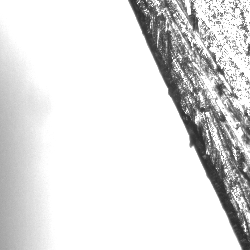
#> input picture line_imgs/lines_0.png, 250 x 250 px; its folder holds only this picture in this run
$ python find_edge.py   (Python 2 division)
#> lines starting #> are read from the running program, lines starting #| are printed output that depends on the picture; after the words box and inside, x2 and y2 are one past the last pixel; in counts of white or black regions, pixels touching at a corner belong together
#> in main, img is the input picture: shape (250, 250); min 40, max 255, mean 223.1
import cv2
import matplotlib.pyplot as plt
import numpy as np

def get_key(my_dict,val):
    for key, value in my_dict.items():
         if val == value:
             return key
    return None

def first_nonzero(my_list):
    ind=0
    for ai,a in enumerate(my_list):
        if a > 0 :
            ind=ai
            break
    for ai,a in enumerate(my_list[::-1]):
        if a > 0 :
            if ai > ind :
                return len(my_list)-ai
            else :
                return ind
    return 0

def find_edge(img):

    edges = cv2.Canny(img,100,100)
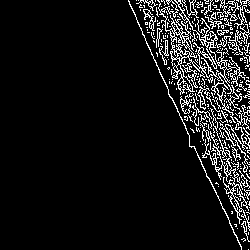
#> edges: shape (250, 250); 8.8% white in thin lines or dots, all inside (x1, y1, x2, y2) = (128, 0, 250, 250)

    if edges is None :
        print 'canny failed'
        return None

    top = edges[0,:]/255.
#> top = 250 values, max 1 at index 128, min 0 at index 0, mean 0.2
    bot = edges[-1,:]/255.
#> bot = 250 values, max 1 at index 241, min 0 at index 0, mean 0.008
    left = edges[:,0]/255.
#> left = 250 values from 0 to 0
    right = edges[:,-1]/255.
#> right = 250 values, max 1 at index 1, min 0 at index 0, mean 0.364

    ind = np.arange(0,250,1)

    top_sum = sum(top) ; #print top_sum
#> top_sum = 50
    bot_sum = sum(bot) ; #print bot_sum
#> bot_sum = 2
    left_sum = sum(left) ; #print left_sum
#> left_sum = 0
    right_sum = sum(right) ; #print right_sum
#> right_sum = 91

    sums = [top_sum,bot_sum,left_sum,right_sum]
#> sums = [50, 2, 0, 91]
    sums_dict = {'t':top_sum,
                 'b':bot_sum,
                 'l':left_sum,
                 'r':right_sum}
#> sums_dict = {'t': 50, 'b': 2, 'l': 0, 'r': 91}
    ind_dict = {'t':top,
                'b':bot,
                'r':right,
                'l':left}

    if 0 in sums :
        sums.pop(sums.index(0))
        if 0 in sums :
            sums.pop(sums.index(0))
        else :
            sums.pop(sums.index(max(sums)))
    else :
        sums.pop(sums.index(max(sums)))
        sums.pop(sums.index(max(sums)))

    #print sums
    x1_side = get_key(sums_dict,sums[0])
#> the loop in get_key, `for key, value in my_dict.items():` made 1 pass
#> (key, value) on pass 1: ('t', 50)
#> x1_side = 't'
    if x1_side == None :
        print 'failed to find x1_side'
        return None
    x1_ind = first_nonzero(ind_dict[x1_side])
#> the loop in first_nonzero, `for ai,a in enumerate(my_list):` made 129 passes
#> ind on pass 129: 128
#> the loop in first_nonzero, `for ai,a in enumerate(my_list[::-1]):` made 2 passes
#> (ai, a) on passes 1 to 2: (0, 0), (1, 1)
#> x1_ind = 128
    x2_side = get_key(sums_dict,sums[1])
#> the loop in get_key, `for key, value in my_dict.items():` made 2 passes
#> (key, value) on passes 1 to 2: ('t', 50), ('b', 2)
#> x2_side = 'b'
    if x1_side == None :
        print 'failed to find x1_side'
        return None
    x2_ind = first_nonzero(ind_dict[x2_side])
#> the loop in first_nonzero (call 2), `for ai,a in enumerate(my_list):` made 242 passes
#> ind on pass 242: 241
#> x2_ind = 241

    x1=[0]*2
    x2=[0]*2

    if x1_side == 'r' :
        x1=[250,x1_ind]
        #print 'x1 (250,{0})'.format(x1_ind)
    if x1_side == 'l' :
        x1=[0,x1_ind]
        #print 'x1 (0,{0})'.format(x1_ind)
    if x1_side == 't' :
        x1=[x1_ind,0]
#> x1 = [128, 0]
        #print 'x1 ({0},0)'.format(x1_ind)
    if x1_side == 'b' :
        x1=[x1_ind,250]
        #print 'x1 ({0},250)'.format(x1_ind)

    if x2_side == 'r' :
        x2=[250,x2_ind]
        #print 'x2 (250,{0})'.format(x2_ind)
    if x2_side == 'l' :
        x2=[0,x2_ind]
        #print 'x2 (0,{0})'.format(x2_ind)
    if x2_side == 't' :
        x2=[x2_ind,0]
        #print 'x2 ({0},0)'.format(x2_ind)
    if x2_side == 'b' :
        x2=[x2_ind,250]
#> x2 = [241, 250]
        #print 'x2 ({0},250)'.format(x2_ind)

    return x1,x2

def main():
    for i in np.arange(0,500):
        img = cv2.imread('line_imgs/lines_{0}.png'.format(i),0)

        catch = find_edge(img)
#> catch = ([128, 0], [241, 250])
        if catch is None :
            continue
        else :
            x1,x2 = find_edge(img)
#> the loop in get_key (call 2), `for key, value in my_dict.items():` made 1 pass
#> the loop in first_nonzero (call 2), `for ai,a in enumerate(my_list[::-1]):` made 2 passes
#> the loop in get_key (call 2), `for key, value in my_dict.items():` made 2 passes
#> x1 = [128, 0]; x2 = [241, 250]

        xs=zip(*[x1,x2])[0]
#> xs = (128, 241)
        ys=zip(*[x1,x2])[1]
#> ys = (0, 250)

        plt.subplot(231)
        plt.imshow(img,cmap = 'gray')
        plt.xlim(0,250)
        plt.ylim(250,0)
        plt.plot(xs,ys,color='m')

        # [10 lines of commented-out code are left out]

        plt.savefig('predictions/lines_{0}.png'.format(i))
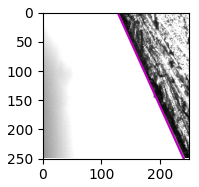
#> figure drawn by matplotlib, 1 panel
        plt.clf()
        #plt.show()

        #if raw_input('continue')=='n' : break

if __name__== "__main__":
    main()
